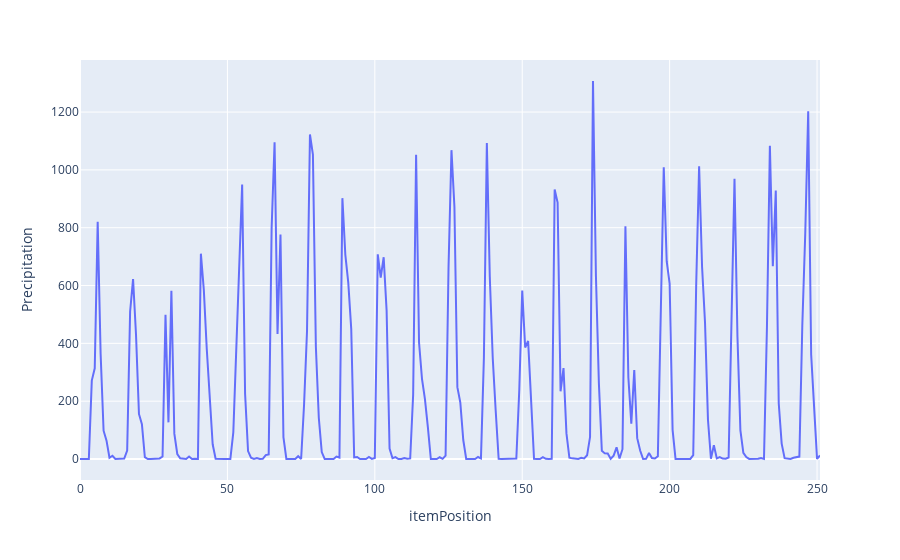

Source (notebook cell):
### Code cell
import plotly.express as px

fig = px.line(data, x="itemPosition", y="Precipitation", title='')
fig.show()

### Figure 1 — Plotly figure (JSON) as saved in the notebook; plotly's stock layout.template omitted (floating-point values rounded to 4 significant figures; data arrays with more than 128 entries replaced by an {"elided": "..."} marker saying what was removed)
{"data": [{"hovertemplate": "itemPosition=%{x}<br>Precipitation=%{y}<extra></extra>", "legendgroup": "", "line": {"color": "#636efa", "dash": "solid"}, "marker": {"symbol": "circle"}, "mode": "lines", "name": "", "orientation": "v", "showlegend": false, "type": "scatter", "x": {"elided": "252 int values"}, "xaxis": "x", "y": {"elided": "252 float values"}, "yaxis": "y"}], "layout": {"legend": {"tracegroupgap": 0}, "margin": {"t": 60}, "xaxis": {"anchor": "y", "domain": [0, 1], "title": {"text": "itemPosition"}}, "yaxis": {"anchor": "x", "domain": [0, 1], "title": {"text": "Precipitation"}}}}
